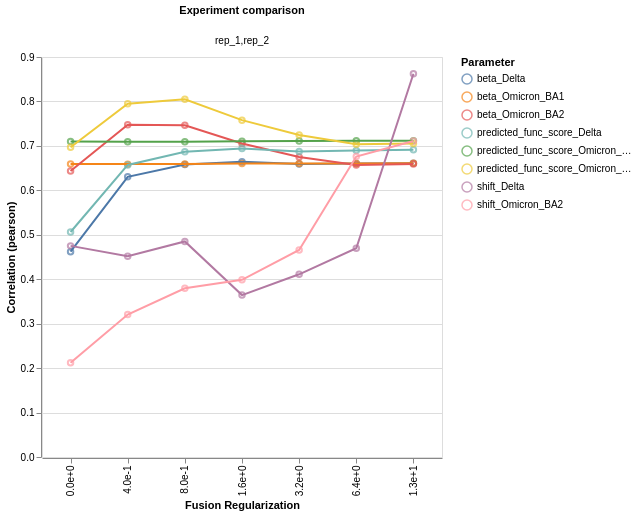

The notebook cell saved with this chart:
### Markdown cell above
## Replicate parameter correlations

Correlation of mutation parameters (beta, shift) between replicates
across the regularization grid. Uses the `ModelCollection.mut_param_dataset_correlation`
method which returns an interactive Altair chart.

### Code cell
corr_chart, corr_data = model_collection.mut_param_dataset_correlation(
    return_data=True
)
corr_chart

### Figure 1 — Vega-Lite specification as saved in the notebook (floating-point values rounded to 4 significant figures)
{"config": {"view": {"continuousWidth": 300, "continuousHeight": 300}}, "data": {"name": "data-3043e38d9ad74bfc56e51ad780764430"}, "facet": {"column": {"field": "datasets", "title": "Experiment comparison", "type": "nominal"}}, "spec": {"layer": [{"mark": {"type": "point"}, "encoding": {"color": {"field": "mut_param", "title": "Parameter", "type": "nominal"}, "tooltip": [{"field": "datasets", "type": "nominal"}, {"field": "correlation", "type": "quantitative"}, {"field": "mut_param", "type": "nominal"}], "x": {"axis": {"format": ".1e"}, "field": "fusionreg", "title": "Fusion Regularization", "type": "nominal"}, "y": {"field": "correlation", "title": "Correlation (pearson)", "type": "quantitative"}}}, {"mark": {"type": "line"}, "encoding": {"color": {"field": "mut_param", "title": "Parameter", "type": "nominal"}, "tooltip": [{"field": "datasets", "type": "nominal"}, {"field": "correlation", "type": "quantitative"}, {"field": "mut_param", "type": "nominal"}], "x": {"axis": {"format": ".1e"}, "field": "fusionreg", "title": "Fusion Regularization", "type": "nominal"}, "y": {"field": "correlation", "title": "Correlation (pearson)", "type": "quantitative"}}}], "height": 400, "width": 400}, "$schema": "https://vega.github.io/schema/vega-lite/v5.15.1.json", "datasets": {"data-3043e38d9ad74bfc56e51ad780764430": [{"datasets": "rep_1,rep_2", "mut_param": "beta_Delta", "correlation": 0.4621, "fusionreg": 0.0}, {"datasets": "rep_1,rep_2", "mut_param": "beta_Delta", "correlation": 0.6303, "fusionreg": 0.4}, {"datasets": "rep_1,rep_2", "mut_param": "beta_Delta", "correlation": 0.6582, "fusionreg": 0.8}, {"datasets": "rep_1,rep_2", "mut_param": "beta_Delta", "correlation": 0.6642, "fusionreg": 1.6}, {"datasets": "rep_1,rep_2", "mut_param": "beta_Delta", "correlation": 0.6592, "fusionreg": 3.2}, {"datasets": "rep_1,rep_2", "mut_param": "beta_Delta", "correlation": 0.6603, "fusionreg": 6.4}, {"datasets": "rep_1,rep_2", "mut_param": "beta_Delta", "correlation": 0.661, "fusionreg": 12.8}, {"datasets": "rep_1,rep_2", "mut_param": "beta_Omicron_BA1", "correlation": 0.6594, "fusionreg": 0.0}, {"datasets": "rep_1,rep_2", "mut_param": "beta_Omicron_BA1", "correlation": 0.659, "fusionreg": 0.4}, {"datasets": "rep_1,rep_2", "mut_param": "beta_Omicron_BA1", "correlation": 0.6592, "fusionreg": 0.8}, {"datasets": "rep_1,rep_2", "mut_param": "beta_Omicron_BA1", "correlation": 0.6604, "fusionreg": 1.6}, {"datasets": "rep_1,rep_2", "mut_param": "beta_Omicron_BA1", "correlation": 0.6602, "fusionreg": 3.2}, {"datasets": "rep_1,rep_2", "mut_param": "beta_Omicron_BA1", "correlation": 0.6604, "fusionreg": 6.4}, {"datasets": "rep_1,rep_2", "mut_param": "beta_Omicron_BA1", "correlation": 0.6608, "fusionreg": 12.8}, {"datasets": "rep_1,rep_2", "mut_param": "beta_Omicron_BA2", "correlation": 0.6437, "fusionreg": 0.0}, {"datasets": "rep_1,rep_2", "mut_param": "beta_Omicron_BA2", "correlation": 0.7476, "fusionreg": 0.4}, {"datasets": "rep_1,rep_2", "mut_param": "beta_Omicron_BA2", "correlation": 0.7463, "fusionreg": 0.8}, {"datasets": "rep_1,rep_2", "mut_param": "beta_Omicron_BA2", "correlation": 0.7052, "fusionreg": 1.6}, {"datasets": "rep_1,rep_2", "mut_param": "beta_Omicron_BA2", "correlation": 0.675, "fusionreg": 3.2}, {"datasets": "rep_1,rep_2", "mut_param": "beta_Omicron_BA2", "correlation": 0.6569, "fusionreg": 6.4}, {"datasets": "rep_1,rep_2", "mut_param": "beta_Omicron_BA2", "correlation": 0.6594, "fusionreg": 12.8}, {"datasets": "rep_1,rep_2", "mut_param": "predicted_func_score_Delta", "correlation": 0.5063, "fusionreg": 0.0}, {"datasets": "rep_1,rep_2", "mut_param": "predicted_func_score_Delta", "correlation": 0.6571, "fusionreg": 0.4}, {"datasets": "rep_1,rep_2", "mut_param": "predicted_func_score_Delta", "correlation": 0.6867, "fusionreg": 0.8}, {"datasets": "rep_1,rep_2", "mut_param": "predicted_func_score_Delta", "correlation": 0.6941, "fusionreg": 1.6}, {"datasets": "rep_1,rep_2", "mut_param": "predicted_func_score_Delta", "correlation": 0.6873, "fusionreg": 3.2}, {"datasets": "rep_1,rep_2", "mut_param": "predicted_func_score_Delta", "correlation": 0.6896, "fusionreg": 6.4}, {"datasets": "rep_1,rep_2", "mut_param": "predicted_func_score_Delta", "correlation": 0.6912, "fusionreg": 12.8}, {"datasets": "rep_1,rep_2", "mut_param": "predicted_func_score_Omicron_BA1", "correlation": 0.7098, "fusionreg": 0.0}, {"datasets": "rep_1,rep_2", "mut_param": "predicted_func_score_Omicron_BA1", "correlation": 0.7094, "fusionreg": 0.4}, {"datasets": "rep_1,rep_2", "mut_param": "predicted_func_score_Omicron_BA1", "correlation": 0.7094, "fusionreg": 0.8}, {"datasets": "rep_1,rep_2", "mut_param": "predicted_func_score_Omicron_BA1", "correlation": 0.7104, "fusionreg": 1.6}, {"datasets": "rep_1,rep_2", "mut_param": "predicted_func_score_Omicron_BA1", "correlation": 0.7112, "fusionreg": 3.2}, {"datasets": "rep_1,rep_2", "mut_param": "predicted_func_score_Omicron_BA1", "correlation": 0.7115, "fusionreg": 6.4}, {"datasets": "rep_1,rep_2", "mut_param": "predicted_func_score_Omicron_BA1", "correlation": 0.7118, "fusionreg": 12.8}, {"datasets": "rep_1,rep_2", "mut_param": "predicted_func_score_Omicron_BA2", "correlation": 0.697, "fusionreg": 0.0}, {"datasets": "rep_1,rep_2", "mut_param": "predicted_func_score_Omicron_BA2", "correlation": 0.7949, "fusionreg": 0.4}, {"datasets": "rep_1,rep_2", "mut_param": "predicted_func_score_Omicron_BA2", "correlation": 0.805, "fusionreg": 0.8}, {"datasets": "rep_1,rep_2", "mut_param": "predicted_func_score_Omicron_BA2", "correlation": 0.7579, "fusionreg": 1.6}, {"datasets": "rep_1,rep_2", "mut_param": "predicted_func_score_Omicron_BA2", "correlation": 0.7245, "fusionreg": 3.2}, {"datasets": "rep_1,rep_2", "mut_param": "predicted_func_score_Omicron_BA2", "correlation": 0.7037, "fusionreg": 6.4}, {"datasets": "rep_1,rep_2", "mut_param": "predicted_func_score_Omicron_BA2", "correlation": 0.7056, "fusionreg": 12.8}, {"datasets": "rep_1,rep_2", "mut_param": "shift_Delta", "correlation": 0.475, "fusionreg": 0.0}, {"datasets": "rep_1,rep_2", "mut_param": "shift_Delta", "correlation": 0.4517, "fusionreg": 0.4}, {"datasets": "rep_1,rep_2", "mut_param": "shift_Delta", "correlation": 0.485, "fusionreg": 0.8}, {"datasets": "rep_1,rep_2", "mut_param": "shift_Delta", "correlation": 0.3643, "fusionreg": 1.6}, {"datasets": "rep_1,rep_2", "mut_param": "shift_Delta", "correlation": 0.4111, "fusionreg": 3.2}, {"datasets": "rep_1,rep_2", "mut_param": "shift_Delta", "correlation": 0.4698, "fusionreg": 6.4}, {"datasets": "rep_1,rep_2", "mut_param": "shift_Delta", "correlation": 0.8624, "fusionreg": 12.8}, {"datasets": "rep_1,rep_2", "mut_param": "shift_Omicron_BA2", "correlation": 0.2119, "fusionreg": 0.0}, {"datasets": "rep_1,rep_2", "mut_param": "shift_Omicron_BA2", "correlation": 0.3206, "fusionreg": 0.4}, {"datasets": "rep_1,rep_2", "mut_param": "shift_Omicron_BA2", "correlation": 0.3796, "fusionreg": 0.8}, {"datasets": "rep_1,rep_2", "mut_param": "shift_Omicron_BA2", "correlation": 0.3987, "fusionreg": 1.6}, {"datasets": "rep_1,rep_2", "mut_param": "shift_Omicron_BA2", "correlation": 0.4658, "fusionreg": 3.2}, {"datasets": "rep_1,rep_2", "mut_param": "shift_Omicron_BA2", "correlation": 0.6762, "fusionreg": 6.4}, {"datasets": "rep_1,rep_2", "mut_param": "shift_Omicron_BA2", "correlation": 0.711, "fusionreg": 12.8}]}}
